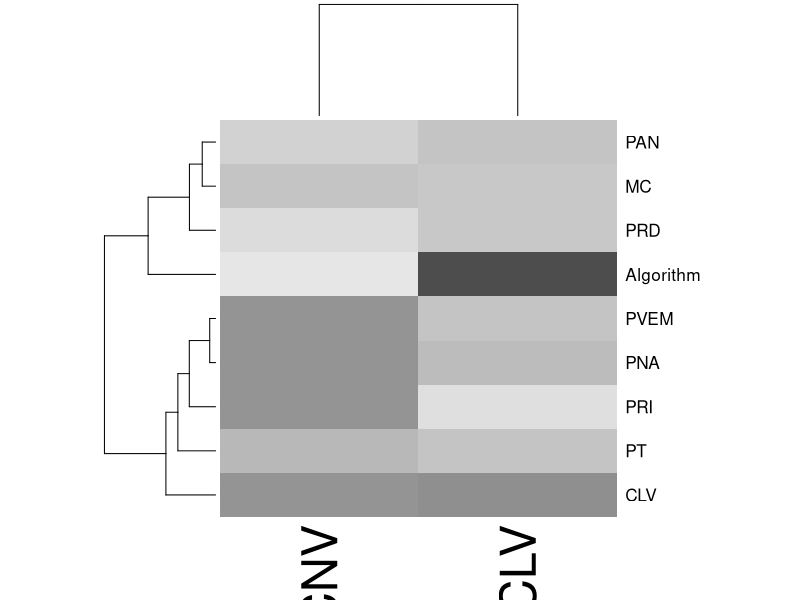

The R script that drew this image:
## ---- chunk 1
library(dplyr)
library(tidyr)


INE2013s1.df <- read.delim(file="Pre-Normalized APSA2014PaperTables - Obs 1st Scenario.tsv",stringsAsFactors =FALSE,na.strings="-")
INE2013s2.df <- read.delim(file="Pre-Normalized APSA2014PaperTables - Obs 2nd Scsnario .tsv",stringsAsFactors =FALSE,na.strings="-")

## ---- chunk 2
# normalize names
names(INE2013s1.df)[which(names(INE2013s1.df)=="Primer.Escenario")]<-"CNV.Algorithm"
names(INE2013s1.df)[which(names(INE2013s1.df)=="RECOMENDACION.CT")]<-"CNV.Recomendacion"
# Recommendation is measured at different leval, and type complicates comparison
INE2013s1.df<-subset(INE2013s1.df,select=-CNV.Recomendacion)


normalizeEvent<-function(input.df) {
  # gather into key value pairs
  tmpgather.df<-gather(input.df,key="key",value="value",-Entidad)
  tmpgather.df["govlevel"]=sapply(strsplit(tmpgather.df[["key"]],'.',fixed=TRUE),function(x)x[[1]])
  tmpgather.df["actor"]=sapply(strsplit(tmpgather.df[["key"]],'.',fixed=TRUE),function(x)x[[2]])
  tmpgather.df["vtype"]<-sapply(strsplit(tmpgather.df[["key"]],'.',fixed=TRUE),function(x)if(length(x)==3){x[[3]]}else{"SCORE"})
  tmpgather.df<-subset(tmpgather.df,select=-key)
  # reassemble 
  tmpspread.df<-spread(tmpgather.df,key="vtype",value="value")
  # standardize dummy variables
  tmpspread.df["PROPOSED"]<-!is.na(tmpspread.df["SCORE"])
  tmpspread.df[["INVALID"]]<-as.logical(tmpspread.df[["INVALID"]])
  tmpspread.df[["PAPER"]]<-as.logical(tmpspread.df[["PAPER"]])
  return(tmpspread.df) 
}

tmp2013s1.df<- normalizeEvent(INE2013s1.df)
tmp2013s1.df["scenario"]<-1
tmp2013s1.df["year"]<-2013


## ---- chunk 3
results<-xtabs(formula=PROPOSED~actor+govlevel,data=tmp2013s1.df)
print(results)
heatmap(results, scale="column", col=gray.colors(max(results)))
## ---- chunk 4
# normalize names
names(INE2013s2.df)[which(names(INE2013s2.df)=="Primer.Escenario")]<-"CNV.Algorithm"
names(INE2013s2.df)[which(names(INE2013s2.df)=="Segundo.Escenario")]<-"CNV.Segundo"
names(INE2013s2.df)[which(names(INE2013s2.df)=="Tercer.Escenario")]<-"CNV.Tercer"
names(INE2013s2.df)[which(names(INE2013s2.df)=="Junta.Local.Executiva")]<-"CNV.Junta"
names(INE2013s2.df)[which(names(INE2013s2.df)=="Ganador")]<-"CNV.Ganador"
INE2013s2.df<-subset(INE2013s2.df,select=-CNV.Ganador)

tmp2013s2.df <- normalizeEvent(INE2013s2.df)
tmp2013s2.df["scenario"]<-2
tmp2013s2.df["year"]<-2013


